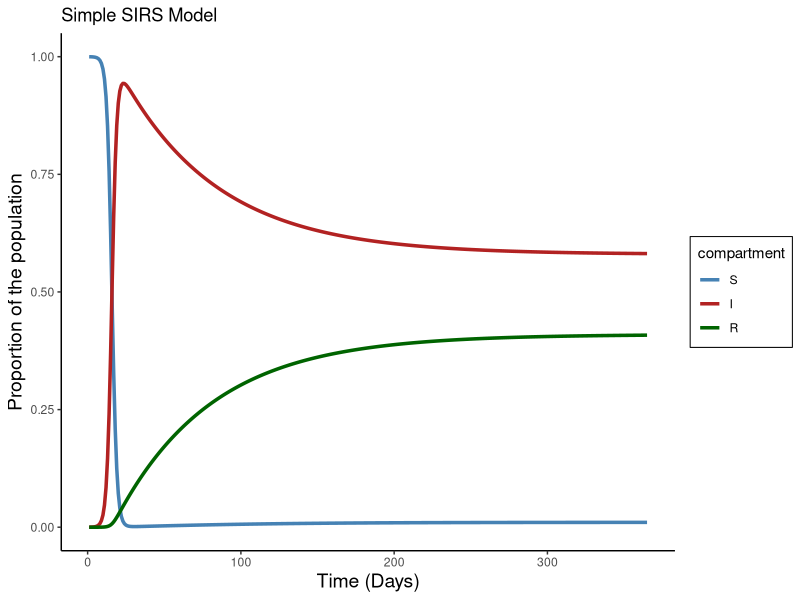

Reproduce this figure in R.
# Very simplified SIRS model using syphilis as an example

# -----------------------------------------------------------------------------
# IMPORTANT ASSUMPTIONS!!!
# (1) Single-stage disease without treatment
# (2) Closed population ignoring population dynamics
#     -- birth/death/new susceptibles are not considered i.e. fixed population size 
# -----------------------------------------------------------------------------

# Load libraries
suppressPackageStartupMessages(library(tidyverse))
suppressPackageStartupMessages(library(deSolve))

# Set initial population state
init_state <- c(S = 9999,
                I = 1,
                R = 0)

# ODE parameters
# -- Use average data from Garnett et al. (1997) paper (10.1097/00007435-199704000-00002)
# -- Also referred Feldman & Mishra (2019) paper (10.1016/j.idm.2019.09.002)

# Beta = Transmission rate
# -- Transmission probability per partner is around 60%

# Gamma = Recovery rate
# -- Mean infectious period of syphillis is 154 days

# Omega = Reinfection rate among recovered
# -- Mean duration to relapse is 108
params <- c(beta = 0.627,
            gamma = 0.0065,  # 1/154
            omega = 0.0092)   # 1/108

# Time length (days)
time <- seq(from = 1,
            to = 365,
            by = 1)

# SIRS model function
SIRS <- function(time, state, parameters){
  with(as.list(c(state, parameters)),{
    N = S + I + R
    dS = (-beta * S * I / N) + (omega * R)
    dI = (beta * S * I / N) - (gamma * I)
    dR = (gamma * I) - (omega * R)
    return(list(c(dS, dI, dR)))
  })
}

# Solve the SIR model
output_SIR <- as.data.frame(ode(y = init_state, 
                                times = time,
                                func = SIRS,
                                parms = params))

# Convert to long format for plotting
output_SIR_long <- reshape2::melt(output_SIR, id = "time")
colnames(output_SIR_long) <- c("time", "compartment", "population")

# Plot populations over time
ggplot(data = output_SIR_long,          
       aes(x = time, y = population/10000, colour = compartment, group = compartment)) +  
  geom_line(size = 1.2) +
  labs(x = "Time (Days)", y = "Proportion of the population", title = "Simple SIRS Model") +
  scale_color_manual(values = c("steelblue", "firebrick", "darkgreen")) +
  theme_classic() +
  theme(legend.box.background = element_rect(fill = "transparent"),
        legend.background = element_rect(fill = "transparent"),
        axis.title = element_text(size = 14))
